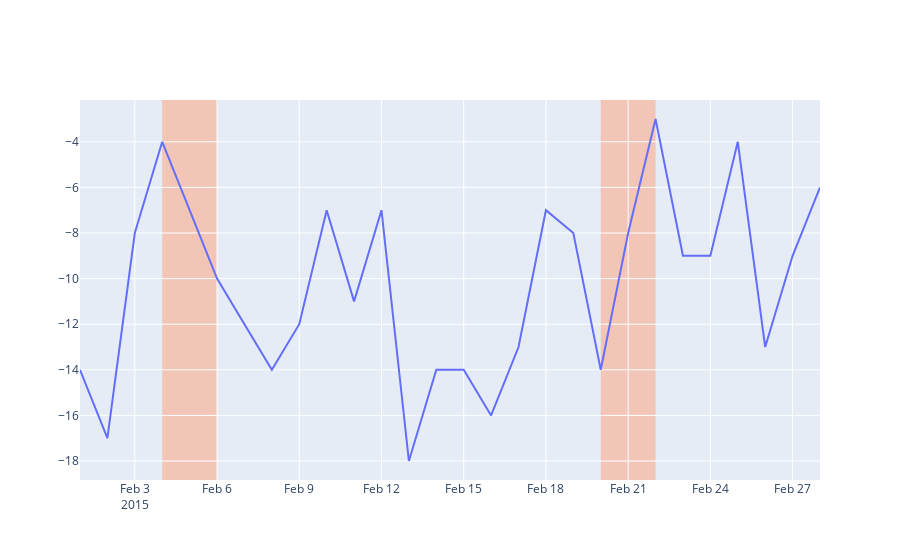

The cell this chart's notebook holds for it:
### Code cell
import plotly.graph_objects as go

fig = go.Figure()

# Add scatter trace for line
fig.add_trace(go.Scatter(
    x=["2015-02-01", "2015-02-02", "2015-02-03", "2015-02-04", "2015-02-05",
       "2015-02-06", "2015-02-07", "2015-02-08", "2015-02-09", "2015-02-10",
       "2015-02-11", "2015-02-12", "2015-02-13", "2015-02-14", "2015-02-15",
       "2015-02-16", "2015-02-17", "2015-02-18", "2015-02-19", "2015-02-20",
       "2015-02-21", "2015-02-22", "2015-02-23", "2015-02-24", "2015-02-25",
       "2015-02-26", "2015-02-27", "2015-02-28"],
    y=[-14, -17, -8, -4, -7, -10, -12, -14, -12, -7, -11, -7, -18, -14, -14,
       -16, -13, -7, -8, -14, -8, -3, -9, -9, -4, -13, -9, -6],
    mode="lines",
    name="temperature"
))

# Add shape regions
fig.add_vrect(
    x0="2015-02-04", x1="2015-02-06",
    fillcolor="LightSalmon", opacity=0.5,
    layer="below", line_width=0,
),

fig.add_vrect(
    x0="2015-02-20", x1="2015-02-22",
    fillcolor="LightSalmon", opacity=0.5,
    layer="below", line_width=0,
)

fig.show()

### Figure 1 — Plotly figure (JSON) as saved in the notebook; plotly's stock layout.template omitted (floating-point values rounded to 4 significant figures)
{"data": [{"mode": "lines", "name": "temperature", "type": "scatter", "x": ["2015-02-01", "2015-02-02", "2015-02-03", "2015-02-04", "2015-02-05", "2015-02-06", "2015-02-07", "2015-02-08", "2015-02-09", "2015-02-10", "2015-02-11", "2015-02-12", "2015-02-13", "2015-02-14", "2015-02-15", "2015-02-16", "2015-02-17", "2015-02-18", "2015-02-19", "2015-02-20", "2015-02-21", "2015-02-22", "2015-02-23", "2015-02-24", "2015-02-25", "2015-02-26", "2015-02-27", "2015-02-28"], "y": [-14, -17, -8, -4, -7, -10, -12, -14, -12, -7, -11, -7, -18, -14, -14, -16, -13, -7, -8, -14, -8, -3, -9, -9, -4, -13, -9, -6]}], "layout": {"shapes": [{"fillcolor": "LightSalmon", "layer": "below", "line": {"width": 0}, "opacity": 0.5, "type": "rect", "x0": "2015-02-04", "x1": "2015-02-06", "xref": "x", "y0": 0, "y1": 1, "yref": "y domain"}, {"fillcolor": "LightSalmon", "layer": "below", "line": {"width": 0}, "opacity": 0.5, "type": "rect", "x0": "2015-02-20", "x1": "2015-02-22", "xref": "x", "y0": 0, "y1": 1, "yref": "y domain"}]}}
